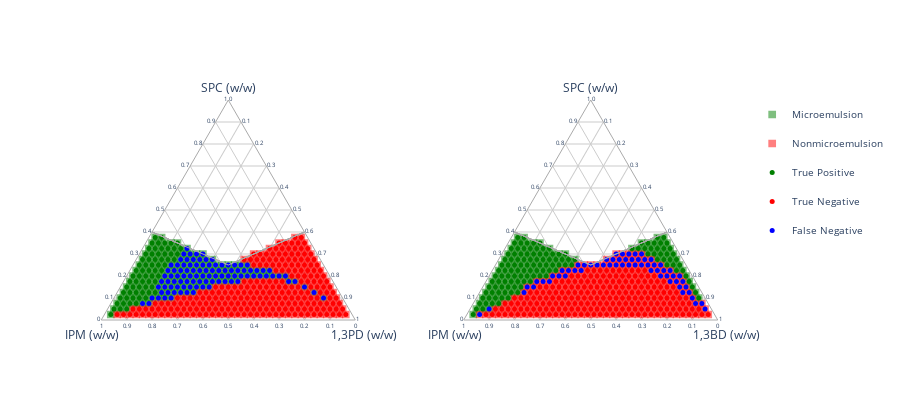

The code cell stored with this chart in its notebook:
### Markdown cell above
# Plot (unseen PS and NPS)

### Code cell
# Create figure with subplots
columns = 2
rows = 1

sub_specs = list()
for j in range(columns):
    sub_specs.append({'type':'scatterternary'})

specs = list()
for i in range(rows):
    specs.append(sub_specs)

fig = make_subplots(
    rows = rows, 
    cols = columns,
    specs = specs)

# Plot each phase diagram
for i in range(int(phase_behaviour_unseen_PS_NPS.shape[0]/pb_points)):

    # Helper values
    phase_diagram = i  # Phase diagram number
    j = phase_diagram*pb_points  # Starting point for each phase diagram dataset
    PS = phase_behaviour_unseen_PS_NPS['PS'][j] # Polar solvent (PS) name abbreviation
    NPS = phase_behaviour_unseen_PS_NPS['NPS'][j] # Non-polar solvent (NPS) name abbreviation

    row = int(np.floor(phase_diagram/columns)+1)
    column = np.remainder(phase_diagram,columns)+1

    # Show a sigle legend for related subplots
    legend = False
    if i == 0:
        legend = True

    for phase_behaviour_type, colour in color_map.items():
        # Get separate data series for microemulsions and non-micoremulsions and plot on ternary scatter plots
        if phase_behaviour_type == 'Microemulsion' or phase_behaviour_type == 'Nonmicroemulsion':
            SPC_conc = phase_behaviour_unseen_PS_NPS[j:j+pb_points].loc[phase_behaviour_unseen_PS_NPS['Experimental_phase_behaviour'] == phase_behaviour_type, 'SPC_concentration']
            NPS_conc = phase_behaviour_unseen_PS_NPS[j:j+pb_points].loc[phase_behaviour_unseen_PS_NPS['Experimental_phase_behaviour'] == phase_behaviour_type, 'NPS_concentration']
            PS_conc = phase_behaviour_unseen_PS_NPS[j:j+pb_points].loc[phase_behaviour_unseen_PS_NPS['Experimental_phase_behaviour'] == phase_behaviour_type, 'PS_concentration']
            
            fig.add_trace(go.Scatterternary({'mode':'markers', 'a':SPC_conc, 'b':NPS_conc, 'c':PS_conc,
                'marker_symbol':'square', 
                'marker_size':7.7,
                'marker_color':colour, 
                'marker_opacity':0.5,
                'legendgroup':phase_behaviour_type,  
                'showlegend':legend,
                'name':phase_behaviour_type,
                'hovertemplate':'PS: %{c}<br>SPC: %{a}<br> NPS: %{b}'}), 
                row = row, col = column)
        
        # Get separate data series for conformal predictions and plot on ternary scatter plots
        if phase_behaviour_type == 'True Positive' or phase_behaviour_type == 'True Negative' or phase_behaviour_type == 'False Negative' or phase_behaviour_type == 'False Positive' or phase_behaviour_type == 'Nonconforming':
            SPC_conc = phase_behaviour_unseen_PS_NPS[j:j+pb_points].loc[phase_behaviour_unseen_PS_NPS['Type_prediction'] == phase_behaviour_type, 'SPC_concentration']
            NPS_conc = phase_behaviour_unseen_PS_NPS[j:j+pb_points].loc[phase_behaviour_unseen_PS_NPS['Type_prediction'] == phase_behaviour_type, 'NPS_concentration']
            PS_conc = phase_behaviour_unseen_PS_NPS[j:j+pb_points].loc[phase_behaviour_unseen_PS_NPS['Type_prediction'] == phase_behaviour_type, 'PS_concentration']
            
            fig.add_trace(go.Scatterternary({'mode':'markers', 'a':SPC_conc, 'b':NPS_conc, 'c':PS_conc,
                'marker_symbol':'circle', 
                'marker_size': 5,
                'marker_color':colour, 
                'marker_opacity':1,
                'legendgroup':phase_behaviour_type,
                'showlegend':legend,  
                'name':phase_behaviour_type,
                'hovertemplate':'PS: %{c}<br>SPC: %{a}<br> NPS: %{b}'}), 
                row = row, col = column)
              
        # Plot investigated area boundary
        fig.add_trace(go.Scatterternary({'mode':'lines', 
        'a': area[0],
        'b': area[1],
        'c': area[2],
        'line_color':'#aaaaaa',
        'line_width':1, 
        'name': 'Boundary of investigated area',
        'showlegend':False,
        'hovertemplate':'PS: %{c}<br>SPC: %{a}<br> NPS: %{b}'}),
        row = row, col = column)

        # Update axis names
        fig.update_ternaries(aaxis_title = 'SPC (w/w)', 
                            baxis_title = str(NPS + ' (w/w)'), 
                            caxis_title = str(PS + ' (w/w)'), 
                            row = row, col = column)
                            
    # Update axis names
    fig.update_ternaries(aaxis_title = 'SPC (w/w)', 
                        baxis_title = str(NPS + ' (w/w)'), 
                        caxis_title = str(PS + ' (w/w)'), 
                        row = row, col = column)
    
# Update all plots formating
fig.update_ternaries(
    aaxis_dtick = 0.1, baxis_dtick = 0.1, caxis_dtick = 0.1,
    aaxis_linecolor = '#aaaaaa', baxis_linecolor = '#aaaaaa', caxis_linecolor = '#aaaaaa',
    aaxis_gridcolor = '#cccccc', baxis_gridcolor = '#cccccc', caxis_gridcolor = '#cccccc',
    aaxis_tickfont_size = 6, baxis_tickfont_size = 6, caxis_tickfont_size = 6, 
    bgcolor = 'white')

fig.update_layout(
    autosize = False,
    width = 900,
    height = 400, 
    font_size = 10)

fig.write_html("Predictions (unseen PS and NPS).html")

### Figure 1 — Plotly figure (JSON) as saved in the notebook; plotly's stock layout.template omitted (floating-point values rounded to 4 significant figures; data arrays with more than 128 entries replaced by an {"elided": "..."} marker saying what was removed)
{"data": [{"a": {"elided": "169 float values"}, "b": {"elided": "169 float values"}, "c": {"elided": "169 float values"}, "hovertemplate": "PS: %{c}<br>SPC: %{a}<br> NPS: %{b}", "legendgroup": "Microemulsion", "marker": {"color": "green", "opacity": 0.5, "size": 7.7, "symbol": "square"}, "mode": "markers", "name": "Microemulsion", "showlegend": true, "subplot": "ternary", "type": "scatterternary"}, {"a": [0.4, 0.25, 0.4], "b": [0.6, 0.375, 0], "c": [0, 0.375, 0.6], "hovertemplate": "PS: %{c}<br>SPC: %{a}<br> NPS: %{b}", "line": {"color": "#aaaaaa", "width": 1}, "mode": "lines", "name": "Boundary of investigated area", "showlegend": false, "subplot": "ternary", "type": "scatterternary"}, {"a": {"elided": "238 float values"}, "b": {"elided": "238 float values"}, "c": {"elided": "238 float values"}, "hovertemplate": "PS: %{c}<br>SPC: %{a}<br> NPS: %{b}", "legendgroup": "Nonmicroemulsion", "marker": {"color": "red", "opacity": 0.5, "size": 7.7, "symbol": "square"}, "mode": "markers", "name": "Nonmicroemulsion", "showlegend": true, "subplot": "ternary", "type": "scatterternary"}, {"a": [0.4, 0.25, 0.4], "b": [0.6, 0.375, 0], "c": [0, 0.375, 0.6], "hovertemplate": "PS: %{c}<br>SPC: %{a}<br> NPS: %{b}", "line": {"color": "#aaaaaa", "width": 1}, "mode": "lines", "name": "Boundary of investigated area", "showlegend": false, "subplot": "ternary", "type": "scatterternary"}, {"a": [0.025, 0.05, 0.05, 0.05, 0.075, 0.075, 0.075, 0.075, 0.1, 0.1, 0.1, 0.1, 0.1, 0.125, 0.125, 0.125, 0.125, 0.125, 0.125, 0.15, 0.15, 0.15, 0.15, 0.15, 0.175, 0.175, 0.175, 0.175, 0.175, 0.2, 0.2, 0.2, 0.2, 0.2, 0.225, 0.225, 0.225, 0.225, 0.225, 0.25, 0.25, 0.25, 0.25, 0.25, 0.275, 0.275, 0.275, 0.275, 0.275, 0.275, 0.3, 0.3, 0.3, 0.3, 0.3, 0.3, 0.325, 0.325, 0.325, 0.325, 0.325, 0.325, 0.35, 0.35, 0.35, 0.35, 0.35, 0.375, 0.375], "b": [0.95, 0.925, 0.9, 0.875, 0.9, 0.875, 0.85, 0.825, 0.875, 0.85, 0.825, 0.8, 0.775, 0.85, 0.825, 0.8, 0.775, 0.75, 0.725, 0.825, 0.8, 0.775, 0.75, 0.725, 0.8, 0.775, 0.75, 0.725, 0.7, 0.775, 0.75, 0.725, 0.7, 0.675, 0.75, 0.725, 0.7, 0.675, 0.65, 0.725, 0.7, 0.675, 0.65, 0.625, 0.7, 0.675, 0.65, 0.625, 0.6, 0.575, 0.675, 0.65, 0.625, 0.6, 0.575, 0.55, 0.65, 0.625, 0.6, 0.575, 0.55, 0.525, 0.625, 0.6, 0.575, 0.55, 0.525, 0.6, 0.575], "c": [0.025, 0.025, 0.05, 0.075, 0.025, 0.05, 0.075, 0.1, 0.025, 0.05, 0.075, 0.1, 0.125, 0.025, 0.05, 0.075, 0.1, 0.125, 0.15, 0.025, 0.05, 0.075, 0.1, 0.125, 0.025, 0.05, 0.075, 0.1, 0.125, 0.025, 0.05, 0.075, 0.1, 0.125, 0.025, 0.05, 0.075, 0.1, 0.125, 0.025, 0.05, 0.075, 0.1, 0.125, 0.025, 0.05, 0.075, 0.1, 0.125, 0.15, 0.025, 0.05, 0.075, 0.1, 0.125, 0.15, 0.025, 0.05, 0.075, 0.1, 0.125, 0.15, 0.025, 0.05, 0.075, 0.1, 0.125, 0.025, 0.05], "hovertemplate": "PS: %{c}<br>SPC: %{a}<br> NPS: %{b}", "legendgroup": "True Positive", "marker": {"color": "green", "opacity": 1, "size": 5, "symbol": "circle"}, "mode": "markers", "name": "True Positive", "showlegend": true, "subplot": "ternary", "type": "scatterternary"}, {"a": [0.4, 0.25, 0.4], "b": [0.6, 0.375, 0], "c": [0, 0.375, 0.6], "hovertemplate": "PS: %{c}<br>SPC: %{a}<br> NPS: %{b}", "line": {"color": "#aaaaaa", "width": 1}, "mode": "lines", "name": "Boundary of investigated area", "showlegend": false, "subplot": "ternary", "type": "scatterternary"}, {"a": {"elided": "238 float values"}, "b": {"elided": "238 float values"}, "c": {"elided": "238 float values"}, "hovertemplate": "PS: %{c}<br>SPC: %{a}<br> NPS: %{b}", "legendgroup": "True Negative", "marker": {"color": "red", "opacity": 1, "size": 5, "symbol": "circle"}, "mode": "markers", "name": "True Negative", "showlegend": true, "subplot": "ternary", "type": "scatterternary"}, {"a": [0.4, 0.25, 0.4], "b": [0.6, 0.375, 0], "c": [0, 0.375, 0.6], "hovertemplate": "PS: %{c}<br>SPC: %{a}<br> NPS: %{b}", "line": {"color": "#aaaaaa", "width": 1}, "mode": "lines", "name": "Boundary of investigated area", "showlegend": false, "subplot": "ternary", "type": "scatterternary"}, {"a": [], "b": [], "c": [], "hovertemplate": "PS: %{c}<br>SPC: %{a}<br> NPS: %{b}", "legendgroup": "False Positive", "marker": {"color": "blue", "opacity": 1, "size": 5, "symbol": "circle"}, "mode": "markers", "name": "False Positive", "showlegend": true, "subplot": "ternary", "type": "scatterternary"}, {"a": [0.4, 0.25, 0.4], "b": [0.6, 0.375, 0], "c": [0, 0.375, 0.6], "hovertemplate": "PS: %{c}<br>SPC: %{a}<br> NPS: %{b}", "line": {"color": "#aaaaaa", "width": 1}, "mode": "lines", "name": "Boundary of investigated area", "showlegend": false, "subplot": "ternary", "type": "scatterternary"}, {"a": [0.075, 0.075, 0.1, 0.1, 0.1, 0.1, 0.1, 0.125, 0.125, 0.125, 0.125, 0.125, 0.125, 0.125, 0.15, 0.15, 0.15, 0.15, 0.15, 0.15, 0.15, 0.15, 0.15, 0.15, 0.175, 0.175, 0.175, 0.175, 0.175, 0.175, 0.175, 0.175, 0.175, 0.175, 0.175, 0.175, 0.175, 0.175, 0.175, 0.2, 0.2, 0.2, 0.2, 0.2, 0.2, 0.2, 0.2, 0.2, 0.2, 0.2, 0.2, 0.2, 0.2, 0.2, 0.2, 0.2, 0.2, 0.2, 0.2, 0.225, 0.225, 0.225, 0.225, 0.225, 0.225, 0.225, 0.225, 0.225, 0.225, 0.225, 0.225, 0.225, 0.225, 0.225, 0.225, 0.225, 0.25, 0.25, 0.25, 0.25, 0.25, 0.25, 0.25, 0.25, 0.25, 0.25, 0.25, 0.25, 0.25, 0.275, 0.275, 0.275, 0.275, 0.275, 0.275, 0.3, 0.3, 0.3, 0.3, 0.325], "b": [0.8, 0.775, 0.75, 0.725, 0.7, 0.675, 0.075, 0.7, 0.675, 0.65, 0.625, 0.6, 0.575, 0.1, 0.7, 0.675, 0.65, 0.625, 0.6, 0.575, 0.55, 0.525, 0.5, 0.125, 0.675, 0.65, 0.625, 0.6, 0.575, 0.55, 0.525, 0.5, 0.475, 0.45, 0.425, 0.4, 0.375, 0.175, 0.15, 0.65, 0.625, 0.6, 0.575, 0.55, 0.525, 0.5, 0.475, 0.45, 0.425, 0.4, 0.375, 0.35, 0.325, 0.3, 0.275, 0.25, 0.225, 0.2, 0.175, 0.625, 0.6, 0.575, 0.55, 0.525, 0.5, 0.475, 0.45, 0.425, 0.4, 0.375, 0.35, 0.325, 0.3, 0.275, 0.25, 0.225, 0.6, 0.575, 0.55, 0.525, 0.5, 0.475, 0.45, 0.425, 0.4, 0.375, 0.35, 0.325, 0.3, 0.55, 0.525, 0.5, 0.475, 0.45, 0.425, 0.525, 0.5, 0.475, 0.45, 0.5], "c": [0.125, 0.15, 0.15, 0.175, 0.2, 0.225, 0.825, 0.175, 0.2, 0.225, 0.25, 0.275, 0.3, 0.775, 0.15, 0.175, 0.2, 0.225, 0.25, 0.275, 0.3, 0.325, 0.35, 0.725, 0.15, 0.175, 0.2, 0.225, 0.25, 0.275, 0.3, 0.325, 0.35, 0.375, 0.4, 0.425, 0.45, 0.65, 0.675, 0.15, 0.175, 0.2, 0.225, 0.25, 0.275, 0.3, 0.325, 0.35, 0.375, 0.4, 0.425, 0.45, 0.475, 0.5, 0.525, 0.55, 0.575, 0.6, 0.625, 0.15, 0.175, 0.2, 0.225, 0.25, 0.275, 0.3, 0.325, 0.35, 0.375, 0.4, 0.425, 0.45, 0.475, 0.5, 0.525, 0.55, 0.15, 0.175, 0.2, 0.225, 0.25, 0.275, 0.3, 0.325, 0.35, 0.375, 0.4, 0.425, 0.45, 0.175, 0.2, 0.225, 0.25, 0.275, 0.3, 0.175, 0.2, 0.225, 0.25, 0.175], "hovertemplate": "PS: %{c}<br>SPC: %{a}<br> NPS: %{b}", "legendgroup": "False Negative", "marker": {"color": "blue", "opacity": 1, "size": 5, "symbol": "circle"}, "mode": "markers", "name": "False Negative", "showlegend": true, "subplot": "ternary", "type": "scatterternary"}, {"a": [0.4, 0.25, 0.4], "b": [0.6, 0.375, 0], "c": [0, 0.375, 0.6], "hovertemplate": "PS: %{c}<br>SPC: %{a}<br> NPS: %{b}", "line": {"color": "#aaaaaa", "width": 1}, "mode": "lines", "name": "Boundary of investigated area", "showlegend": false, "subplot": "ternary", "type": "scatterternary"}, {"a": {"elided": "132 float values"}, "b": {"elided": "132 float values"}, "c": {"elided": "132 float values"}, "hovertemplate": "PS: %{c}<br>SPC: %{a}<br> NPS: %{b}", "legendgroup": "Microemulsion", "marker": {"color": "green", "opacity": 0.5, "size": 7.7, "symbol": "square"}, "mode": "markers", "name": "Microemulsion", "showlegend": false, "subplot": "ternary2", "type": "scatterternary"}, {"a": [0.4, 0.25, 0.4], "b": [0.6, 0.375, 0], "c": [0, 0.375, 0.6], "hovertemplate": "PS: %{c}<br>SPC: %{a}<br> NPS: %{b}", "line": {"color": "#aaaaaa", "width": 1}, "mode": "lines", "name": "Boundary of investigated area", "showlegend": false, "subplot": "ternary2", "type": "scatterternary"}, {"a": {"elided": "275 float values"}, "b": {"elided": "275 float values"}, "c": {"elided": "275 float values"}, "hovertemplate": "PS: %{c}<br>SPC: %{a}<br> NPS: %{b}", "legendgroup": "Nonmicroemulsion", "marker": {"color": "red", "opacity": 0.5, "size": 7.7, "symbol": "square"}, "mode": "markers", "name": "Nonmicroemulsion", "showlegend": false, "subplot": "ternary2", "type": "scatterternary"}, {"a": [0.4, 0.25, 0.4], "b": [0.6, 0.375, 0], "c": [0, 0.375, 0.6], "hovertemplate": "PS: %{c}<br>SPC: %{a}<br> NPS: %{b}", "line": {"color": "#aaaaaa", "width": 1}, "mode": "lines", "name": "Boundary of investigated area", "showlegend": false, "subplot": "ternary2", "type": "scatterternary"}, {"a": {"elided": "131 float values"}, "b": {"elided": "131 float values"}, "c": {"elided": "131 float values"}, "hovertemplate": "PS: %{c}<br>SPC: %{a}<br> NPS: %{b}", "legendgroup": "True Positive", "marker": {"color": "green", "opacity": 1, "size": 5, "symbol": "circle"}, "mode": "markers", "name": "True Positive", "showlegend": false, "subplot": "ternary2", "type": "scatterternary"}, {"a": [0.4, 0.25, 0.4], "b": [0.6, 0.375, 0], "c": [0, 0.375, 0.6], "hovertemplate": "PS: %{c}<br>SPC: %{a}<br> NPS: %{b}", "line": {"color": "#aaaaaa", "width": 1}, "mode": "lines", "name": "Boundary of investigated area", "showlegend": false, "subplot": "ternary2", "type": "scatterternary"}, {"a": {"elided": "215 float values"}, "b": {"elided": "215 float values"}, "c": {"elided": "215 float values"}, "hovertemplate": "PS: %{c}<br>SPC: %{a}<br> NPS: %{b}", "legendgroup": "True Negative", "marker": {"color": "red", "opacity": 1, "size": 5, "symbol": "circle"}, "mode": "markers", "name": "True Negative", "showlegend": false, "subplot": "ternary2", "type": "scatterternary"}, {"a": [0.4, 0.25, 0.4], "b": [0.6, 0.375, 0], "c": [0, 0.375, 0.6], "hovertemplate": "PS: %{c}<br>SPC: %{a}<br> NPS: %{b}", "line": {"color": "#aaaaaa", "width": 1}, "mode": "lines", "name": "Boundary of investigated area", "showlegend": false, "subplot": "ternary2", "type": "scatterternary"}, {"a": [0.025, 0.05, 0.075, 0.075, 0.1, 0.125, 0.125, 0.125, 0.15, 0.15, 0.15, 0.15, 0.175, 0.175, 0.175, 0.175, 0.175, 0.175, 0.2, 0.2, 0.2, 0.2, 0.2, 0.2, 0.2, 0.225, 0.225, 0.225, 0.225, 0.225, 0.225, 0.225, 0.225, 0.25, 0.25, 0.25, 0.25, 0.25, 0.25, 0.25, 0.25, 0.25, 0.25, 0.25, 0.25, 0.25, 0.25, 0.275, 0.275, 0.275, 0.275, 0.275, 0.275, 0.275, 0.275, 0.3, 0.3, 0.3, 0.3, 0.3], "b": [0.925, 0.025, 0.05, 0.025, 0.05, 0.7, 0.075, 0.05, 0.675, 0.65, 0.075, 0.05, 0.625, 0.6, 0.575, 0.1, 0.075, 0.05, 0.55, 0.525, 0.5, 0.125, 0.1, 0.075, 0.05, 0.5, 0.475, 0.45, 0.425, 0.15, 0.125, 0.1, 0.075, 0.425, 0.4, 0.375, 0.35, 0.325, 0.3, 0.275, 0.25, 0.225, 0.2, 0.175, 0.15, 0.125, 0.1, 0.3, 0.275, 0.25, 0.225, 0.2, 0.175, 0.15, 0.125, 0.25, 0.225, 0.2, 0.175, 0.15], "c": [0.05, 0.925, 0.875, 0.9, 0.85, 0.175, 0.8, 0.825, 0.175, 0.2, 0.775, 0.8, 0.2, 0.225, 0.25, 0.725, 0.75, 0.775, 0.25, 0.275, 0.3, 0.675, 0.7, 0.725, 0.75, 0.275, 0.3, 0.325, 0.35, 0.625, 0.65, 0.675, 0.7, 0.325, 0.35, 0.375, 0.4, 0.425, 0.45, 0.475, 0.5, 0.525, 0.55, 0.575, 0.6, 0.625, 0.65, 0.425, 0.45, 0.475, 0.5, 0.525, 0.55, 0.575, 0.6, 0.45, 0.475, 0.5, 0.525, 0.55], "hovertemplate": "PS: %{c}<br>SPC: %{a}<br> NPS: %{b}", "legendgroup": "False Positive", "marker": {"color": "blue", "opacity": 1, "size": 5, "symbol": "circle"}, "mode": "markers", "name": "False Positive", "showlegend": false, "subplot": "ternary2", "type": "scatterternary"}, {"a": [0.4, 0.25, 0.4], "b": [0.6, 0.375, 0], "c": [0, 0.375, 0.6], "hovertemplate": "PS: %{c}<br>SPC: %{a}<br> NPS: %{b}", "line": {"color": "#aaaaaa", "width": 1}, "mode": "lines", "name": "Boundary of investigated area", "showlegend": false, "subplot": "ternary2", "type": "scatterternary"}, {"a": [0.05], "b": [0.875], "c": [0.075], "hovertemplate": "PS: %{c}<br>SPC: %{a}<br> NPS: %{b}", "legendgroup": "False Negative", "marker": {"color": "blue", "opacity": 1, "size": 5, "symbol": "circle"}, "mode": "markers", "name": "False Negative", "showlegend": false, "subplot": "ternary2", "type": "scatterternary"}, {"a": [0.4, 0.25, 0.4], "b": [0.6, 0.375, 0], "c": [0, 0.375, 0.6], "hovertemplate": "PS: %{c}<br>SPC: %{a}<br> NPS: %{b}", "line": {"color": "#aaaaaa", "width": 1}, "mode": "lines", "name": "Boundary of investigated area", "showlegend": false, "subplot": "ternary2", "type": "scatterternary"}], "layout": {"autosize": false, "font": {"size": 10}, "height": 400, "ternary": {"aaxis": {"dtick": 0.1, "gridcolor": "#cccccc", "linecolor": "#aaaaaa", "tickfont": {"size": 6}, "title": {"text": "SPC (w/w)"}}, "baxis": {"dtick": 0.1, "gridcolor": "#cccccc", "linecolor": "#aaaaaa", "tickfont": {"size": 6}, "title": {"text": "IPM (w/w)"}}, "bgcolor": "white", "caxis": {"dtick": 0.1, "gridcolor": "#cccccc", "linecolor": "#aaaaaa", "tickfont": {"size": 6}, "title": {"text": "1,3PD (w/w)"}}, "domain": {"x": [0, 0.45], "y": [0, 1]}}, "ternary2": {"aaxis": {"dtick": 0.1, "gridcolor": "#cccccc", "linecolor": "#aaaaaa", "tickfont": {"size": 6}, "title": {"text": "SPC (w/w)"}}, "baxis": {"dtick": 0.1, "gridcolor": "#cccccc", "linecolor": "#aaaaaa", "tickfont": {"size": 6}, "title": {"text": "IPM (w/w)"}}, "bgcolor": "white", "caxis": {"dtick": 0.1, "gridcolor": "#cccccc", "linecolor": "#aaaaaa", "tickfont": {"size": 6}, "title": {"text": "1,3BD (w/w)"}}, "domain": {"x": [0.55, 1], "y": [0, 1]}}, "width": 900}}
